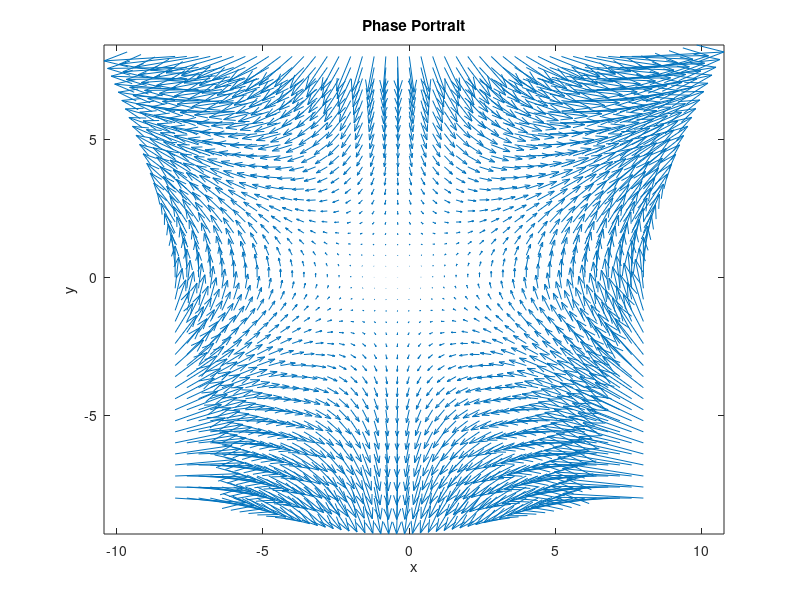

This chart was generated by the following MATLAB code: (Note: this script raises an error after producing the figure.)
# prob3.m
function prob3

clear
figure(1);

hold off
[x,y] = meshgrid(-8:.4:8);
f1=y+2.*x.*y;
f2=x+(x.^2)-(y.^2);
h=quiver(x,y,f1,f2);
set(h,"autoscalefactor",5);
axis("tight");
title("Phase Portrait");
xlabel("x");
ylabel("y");
fixAxes;

endfunction
